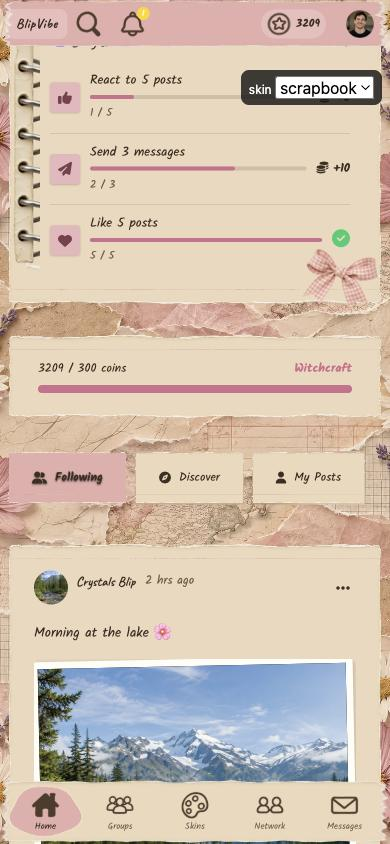
#> input picture prototypes/scrapbook-engine-home.jpg, 390 x 844 px, given in place of timeline-mask.png, which was not available
$ python superhero_windows.py ..
#> lines starting #> are read from the running program, lines starting #| are printed output that depends on the picture; after the words box and inside, x2 and y2 are one past the last pixel; in counts of white or black regions, pixels touching at a corner belong together
"""Superhero: print (slot 1 = the biggest window) the CSS custom properties for the profile timeline slots + skin-card window of one rendition,
measured from its timeline-mask / skin-card-mask (run superhero_convert.py first; it prints the same boxes)."""
import sys, numpy as np
from PIL import Image
from scipy import ndimage as ndi
d = sys.argv[1]  # e.g. images/skins/superhero/kit/villains
def boxes(f, n):
#> called with f = '../timeline-mask.png', n = 3
    g = np.array(Image.open(f).convert('L')) > 128; h, w = g.shape; lab, k = ndi.label(g)
#> after `g = np.array(Image.open(f).convert('L')) > 128`:
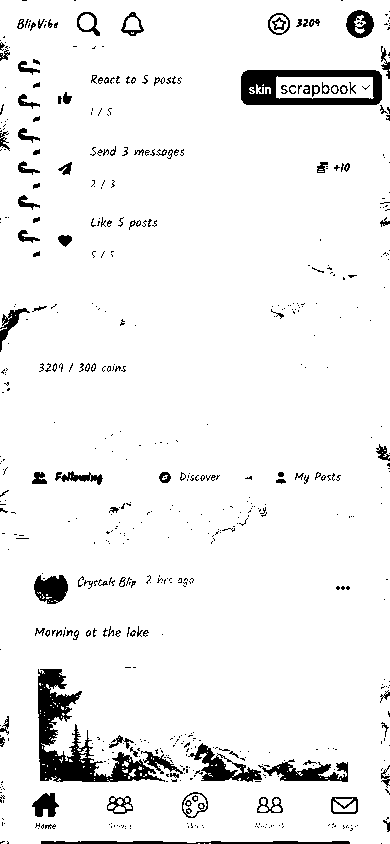
#> g: shape (844, 390) bool; 94% white; 602 black regions (490 under 20 px), largest, box (x1, y1, x2, y2) and area: (38, 669, 165, 782) 4177, (241, 70, 382, 105) 2727, (188, 743, 262, 782) 1040
#> after `h, w = g.shape`: h = 844; w = 390
#> after `lab, k = ndi.label(g)`:
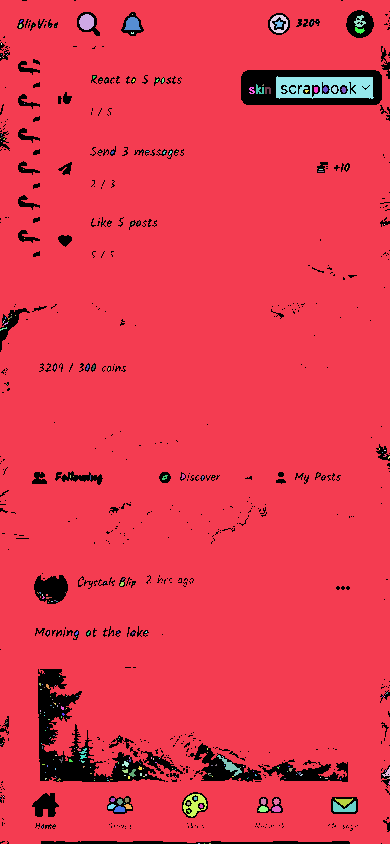
#> lab: shape (844, 390) int32; 288 distinct labels, from 0 to 287; one colour per label, 0 black
#> after `lab, k = ndi.label(g)`: k = 287
    s = ndi.sum(g, lab, range(1, k + 1)); out = []
#> after `s = ndi.sum(g, lab, range(1, k + 1))`: s = 287 values, max 305174 at index 0, min 1 at index 2, mean 1078.4
    for i in np.argsort(s)[::-1][:n]:
        ys, xs = np.where(lab == i + 1); out.append((xs.min() / w * 100, ys.min() / h * 100, (xs.max() - xs.min() + 1) / w * 100, (ys.max() - ys.min() + 1) / h * 100))
#> this loop made 3 passes
#> i on passes 2 to 3: 28, 261
#> after the loop, out = [(0, 0, 100, 100), (70.77, 9, 25.13, 2.73), (46.92, 94.08, 6.15, 2.73)]
    out.sort(key=lambda b: -b[2] * b[3]); return out[:1] + sorted(out[1:])   # biggest window = slot 1 (the cover photo), the rest left to right
for i, (l, t, w, h) in enumerate(boxes(d + '/timeline-mask.png', 3)):
    print(f'.fs-tl-slot-{i+1} {{ --sh-l: {l:.2f}%; --sh-t: {t:.2f}%; --sh-w: {w:.2f}%; --sh-h: {h:.2f}%; --sh-msx: {10000/w:.1f}%; --sh-msy: {10000/h:.1f}%; --sh-mx: {l/(100-w)*100:.2f}%; --sh-my: {t/(100-h)*100:.2f}%; }}')
l, t, w, h = boxes(d + '/skin-card-mask.png', 1)[0]
#> call 2 of boxes, with f = '../skin-card-mask.png', n = 1
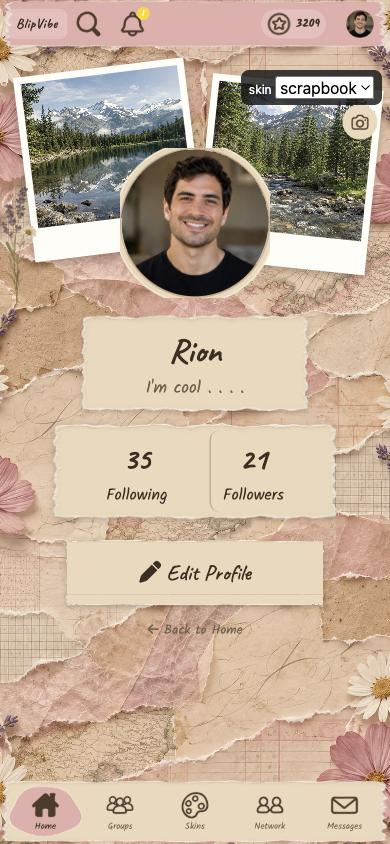
#> input picture prototypes/scrapbook-engine-profile.jpg, 390 x 844 px, given in place of skin-card-mask.png, which was not available
#> in boxes (call 2), `g = np.array(Image.open(f).convert('L')) > 128`:
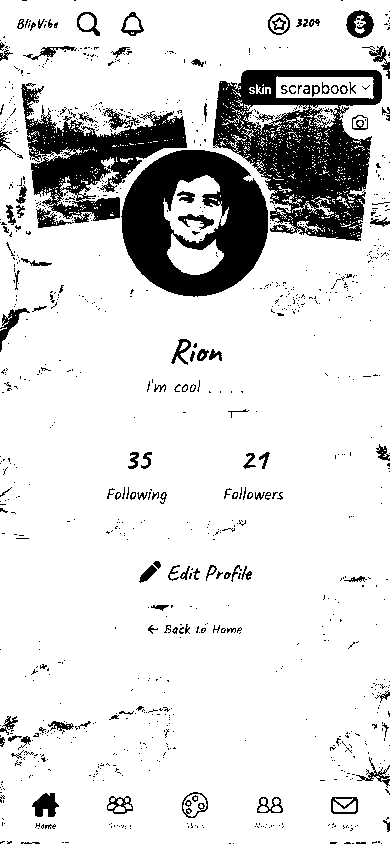
#> g: shape (844, 390) bool; 85.6% white; 981 black regions (866 under 20 px), largest, box (x1, y1, x2, y2) and area: (213, 70, 382, 241) 14759, (121, 150, 268, 297) 12878, (21, 83, 187, 223) 8721
#> in boxes (call 2), `lab, k = ndi.label(g)`:
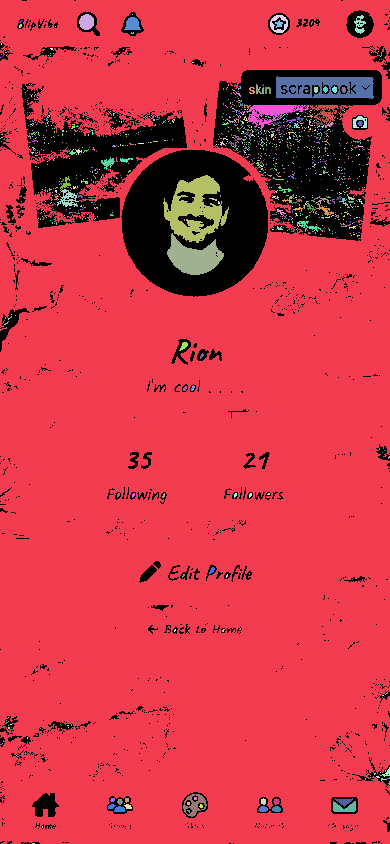
#> lab: shape (844, 390) int32; 1371 distinct labels, from 0 to 1370; one colour per label, 0 black
#> in boxes (call 2), `lab, k = ndi.label(g)`: k = 1370
#> in boxes (call 2), `s = ndi.sum(g, lab, range(1, k + 1))`: s = 1370 values, max 270140 at index 0, min 1 at index 2, mean 205.6
#> the loop in boxes (call 2), `for i in np.argsort(s)[::-1][:n]:` made 1 pass
#> after the loop in boxes (call 2), `for i in np.argsort(s)[::-1][:n]:`: out = [(0, 0, 100, 100)]
#> l = 0; t = 0; w = 100; h = 100
print(f'.fsk-card {{ --sh-cl: {l:.2f}%; --sh-ct: {t:.2f}%; --sh-cw: {w:.2f}%; --sh-ch: {h:.2f}%; }}')
#| .fsk-card { --sh-cl: 0.00%; --sh-ct: 0.00%; --sh-cw: 100.00%; --sh-ch: 100.00%; }
